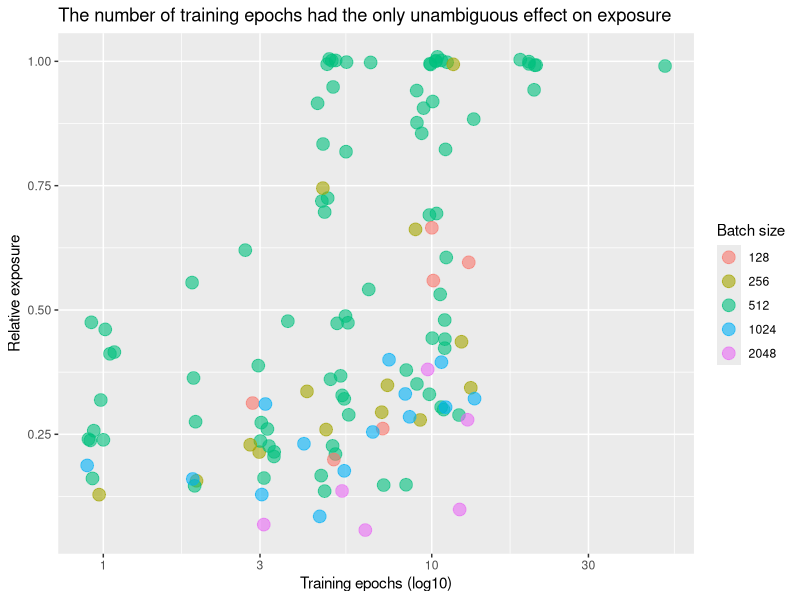
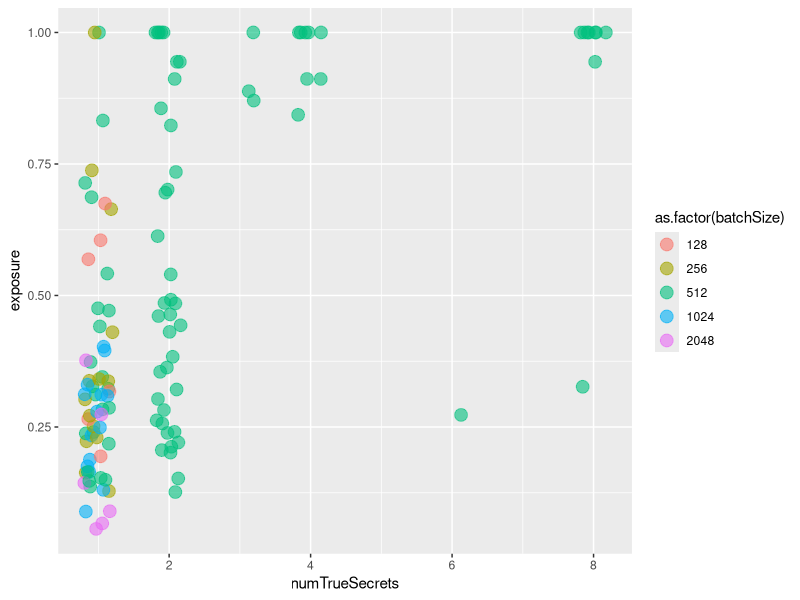
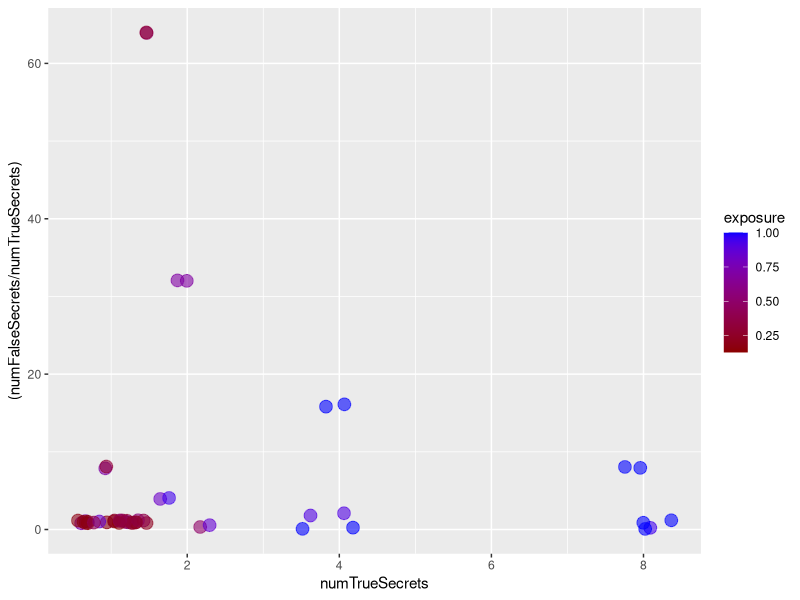
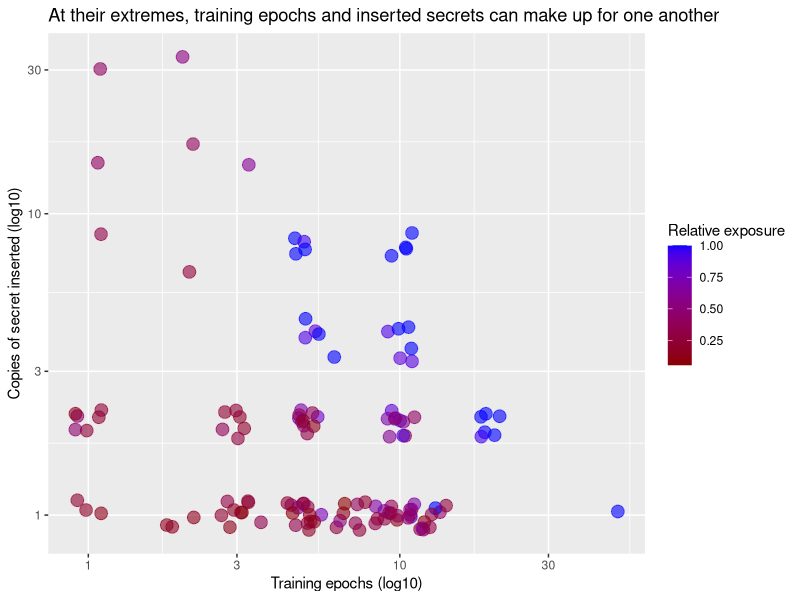
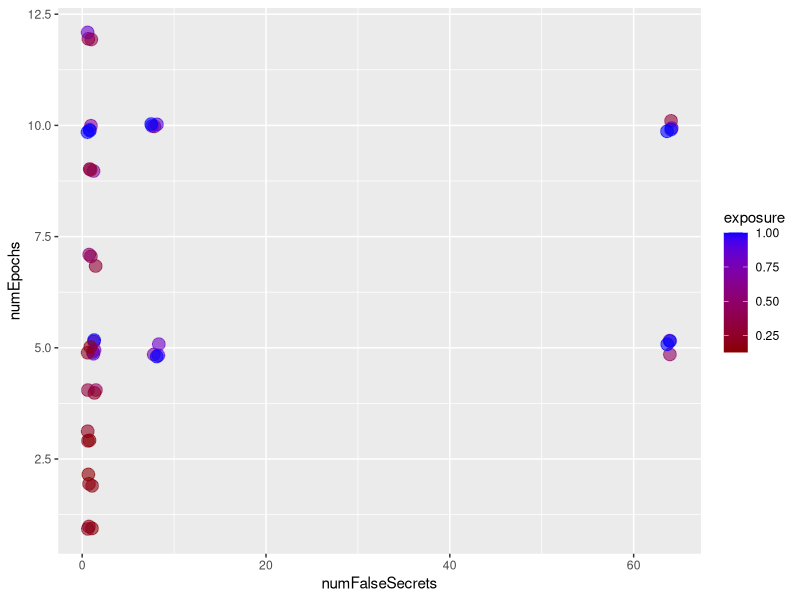
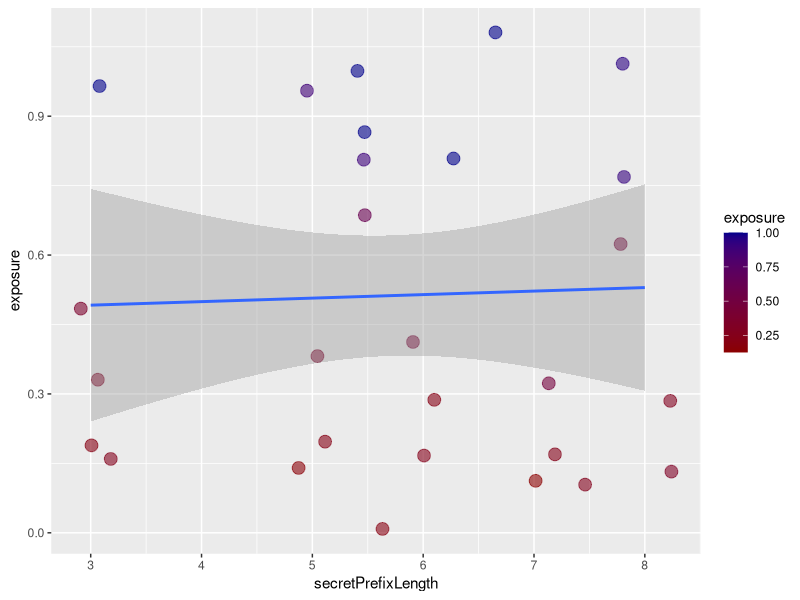
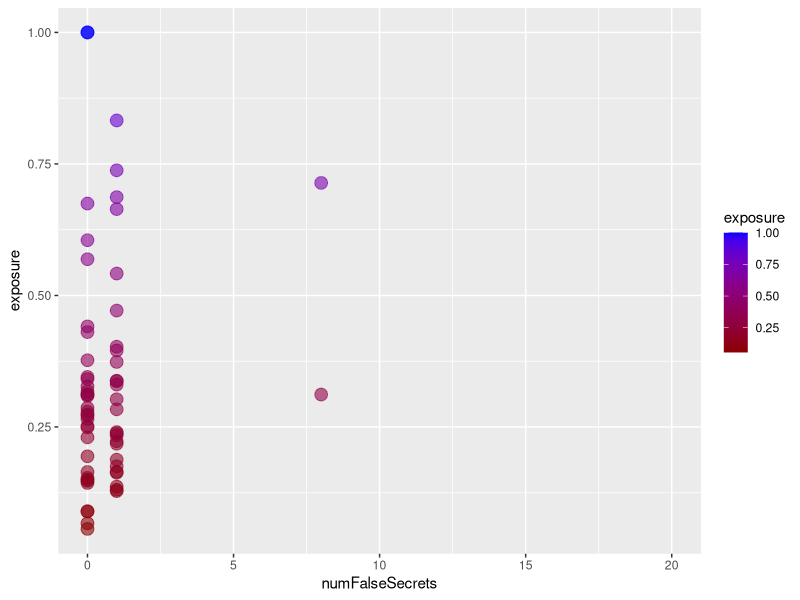

Here is the R script that generated these plots, in order:
# setwd("~/Documents/Code/secretSharer/")

library(ggplot2)
library(data.table)
library(sqldf)

data <- fread("experimentalResults.csv")

# cast as relative exposure
data$exposure = data$exposure / log(data$randomnessSpace^2, 2)

ggplot(data,
       aes(x = numEpochs,
           y = exposure,
          color = as.factor(batchSize))) + 
  geom_point(size = 4,
             position = position_jitter(width = 0.05, height = 0.01),#, height = 0.1),
             alpha = 0.6) + 
  scale_x_log10() +
  labs(title = "The number of training epochs had the only unambiguous effect on exposure",
       x = "Training epochs (log10)",
       y = "Relative exposure",
       color = "Batch size")


ggplot(data[data$numTrueSecrets < 10],
       aes(x = numTrueSecrets,
           y = exposure,
           color = as.factor(batchSize))) + 
  geom_point(size = 4,
             position = position_jitter(width = 0.2),#, height = 0.1),
             alpha = 0.6) #+ 
#geom_smooth(method = "lm")




ggplot(data[data$numFalseSecrets > 0],
       aes(x = numTrueSecrets,
           y = (numFalseSecrets / numTrueSecrets),
           color = exposure)) + 
  geom_point(alpha = 0.6,
             size = 4,
             position = position_jitter(width = 0.5, height = 0.2)) + 
  #geom_smooth(method = "lm") 
  scale_color_continuous(low = "darkred",
                         high = "blue")

ggplot(data,
       aes(x = numEpochs,
           y = numTrueSecrets,
           color = exposure)) + 
  geom_point(alpha = 0.6,
             size = 4,
             position = position_jitter(width = 0.05, height = 0.05)) + 
  scale_color_continuous(low = "darkred",
                         high = "blue") +
  scale_x_log10() +
  scale_y_log10() +
  labs(title = "At their extremes, training epochs and inserted secrets can make up for one another",
       x = "Training epochs (log10)",
       y = "Copies of secret inserted (log10)",
       color = "Relative exposure")


ggplot(data[data$numFalseSecrets > 0],
       aes(x = numFalseSecrets,
           y = numEpochs,
           color = exposure)) + 
  geom_point(alpha = 0.6,
             size = 4,
             position = position_jitter(width = 0.5, height = 0.2)) + 
  scale_color_continuous(low = "darkred",
                         high = "blue")



ggplot(data[data$secretPrefixLength != 4],
       aes(x = secretPrefixLength,
           y = exposure,
           color = exposure)) + 
  geom_point(alpha = 0.6,
             size = 4,
             position = position_jitter(width = 0.5, height = 0.2)) + 
  scale_color_continuous(low = "darkred",
                         high = "darkblue") +
  geom_smooth(method = "lm") 

sqldf("
SELECT 
  secretPrefixLength,
  COUNT(*),
  AVG(exposure) AS avg
FROM data
GROUP BY secretPrefixLength
ORDER BY secretPrefixLength
")$avg


ggplot(data[data$numTrueSecrets == 1],
       aes(x = numFalseSecrets,
           y = exposure,
           color = exposure)) + 
  geom_point(alpha = 0.6,
             size = 4) +#,
             #position = position_jitter(width = 0.5, height = 0.2)) + 
  scale_color_continuous(low = "darkred",
                         high = "blue") + 
  xlim(0, 20)


sqldf("
SELECT 
      numTrueSecrets,
      COUNT(*),
      AVG(exposure) AS avg
      FROM data
      GROUP BY numTrueSecrets
      ORDER BY numTrueSecrets
      ")

sqldf("
SELECT 
      numEpochs,
      COUNT(*),
      AVG(exposure) AS avg
      FROM data
      GROUP BY numEpochs
      ORDER BY numEpochs
      ")

sqldf("
SELECT 
      batchSize,
      COUNT(*),
      AVG(exposure) AS avg
      FROM data
      GROUP BY batchSize
      ORDER BY batchSize
      ")
